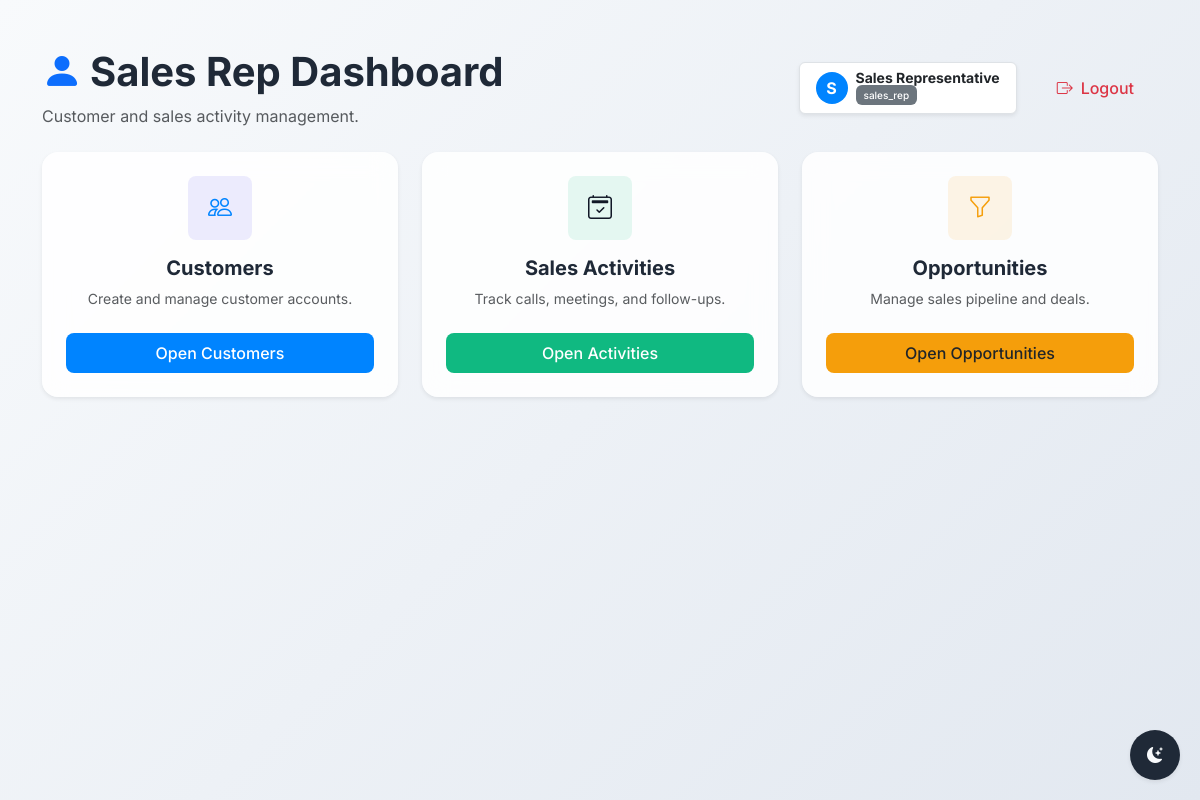
Screenshot of /sales_rep (signed in) with the database file from the repository.
### app/models/user.py (models this page shows)
class User(Base):
    __tablename__ = "users"
    id = Column(Integer, primary_key=True, index=True)
    name = Column(String, nullable=False)
    email = Column(String, unique=True, nullable=False)
    password = Column(String, nullable=False)
    role = Column(String, nullable=False)
    customers = relationship("Customer", back_populates="assigned_rep")
    sales_activities = relationship("SalesActivity",back_populates="user",cascade="all, delete-orphan")
    opportunities = relationship("Opportunity",back_populates="owner",cascade="all, delete-orphan")

### app/routes/auth.py (the view)
@router.get("/sales_rep", response_class=HTMLResponse)
def sales_rep_dashboard(request: Request,user: User = Depends(role_required(["sales_rep"]))):
    return templates.TemplateResponse(
        request=request,
        name="manager/sales_rep.html",
        context={"user": user}
    )

### app/templates/manager/sales_rep.html (shortened to what this page needs)
{% extends 'base.html' %}
{% block content %}
<div class="mb-4 d-flex justify-content-between align-items-center">
    <div>
        <h1 class="fw-bold text-theme-dark"><i class="bi bi-person-fill me-2 text-primary"></i>Sales Rep Dashboard</h1>
        <p class="text-muted mb-0">Customer and sales activity management.</p>
    </div>
    <div class="d-flex align-items-center gap-3">
        <div class="bg-white px-3 py-2 rounded shadow-sm d-flex align-items-center gap-2 border">
            <div class="avatar-circle avatar-solid-primary">
                {{ user.name[0] }}
            </div>
            <div class="lh-1">
                <span class="d-block fw-bold small text-dark">{{ user.name }}</span>
                <span class="badge bg-secondary fs-xxs">{{ user.role }}</span>
            </div>
        </div>
        <a href="/logout" class="btn btn-outline-danger px-4"><i class="bi bi-box-arrow-right me-2"></i>Logout</a>
    </div>
</div>
<div class="row g-4">
    <div class="col-md-4">
        <div class="glass-card h-100 p-4 border-0 shadow-sm text-center dashboard-nav-card">
            <div class="icon-box mx-auto mb-3 icon-box-lg bg-primary-subtle-custom">
                <i class="bi bi-people"></i>
            </div>
            <h5 class="fw-bold">Customers</h5>
            <p class="text-muted small mb-4">Create and manage customer accounts.</p>
            <a href="/customers" class="btn btn-primary w-100">Open Customers</a>
        </div>
    </div>
    <div class="col-md-4">
        <div class="glass-card h-100 p-4 border-0 shadow-sm text-center dashboard-nav-card">
            <div class="icon-box mx-auto mb-3 icon-box-lg bg-success-subtle-custom">
                <i class="bi bi-calendar2-check"></i>
            </div>
            <h5 class="fw-bold">Sales Activities</h5>
            <p class="text-muted small mb-4">Track calls, meetings, and follow-ups.</p>
            <a href="/activities" class="btn btn-success w-100">Open Activities</a>
        </div>
    </div>
    <div class="col-md-4">
        <div class="glass-card h-100 p-4 border-0 shadow-sm text-center dashboard-nav-card">
            <div class="icon-box mx-auto mb-3 icon-box-lg bg-warning-subtle-custom">
                <i class="bi bi-funnel"></i>
            </div>
            <h5 class="fw-bold">Opportunities</h5>
            <p class="text-muted small mb-4">Manage sales pipeline and deals.</p>
            <a href="/opportunities" class="btn btn-warning text-dark w-100">Open Opportunities</a>
        </div>
    </div>
</div>
{% endblock %}

### app/static/css/styles.css (style rules this page uses)
:root { --primary: #0084FF; --primary-hover: #0073E6; --secondary: #10B981; --secondary-hover: #059669; --danger: #EF4444; --danger-hover: #DC2626; --warning: #F59E0B; --warning-hover: #D97706; --dark: #1F2937; --light: #F3F4F6; --bg-color: #F8FAFC; --text-primary: #111827; --text-secondary: #6B7280; --card-bg: rgba(255, 255, 255, 0.85); --border-color: rgba(255, 255, 255, 0.3); }
body { font-family: 'Inter', sans-serif; background: linear-gradient(135deg, #F8FAFC 0%, #E2E8F0 100%); color: var(--text-primary); min-height: 100vh; }
h1, h2, h3, h4, h5, h6 { font-weight: 600; color: var(--dark); }
.glass-card { background: var(--card-bg); backdrop-filter: blur(12px); -webkit-backdrop-filter: blur(12px); border: 1px solid var(--border-color); border-radius: 16px; box-shadow: 0 10px 25px rgba(0, 0, 0, 0.05); transition: transform 0.3s ease, box-shadow 0.3s ease; }
.btn { border-radius: 8px; font-weight: 500; padding: 0.5rem 1.25rem; transition: all 0.3s ease; border: none; }
.btn-primary { background-color: var(--primary); color: white; }
.btn-success { background-color: var(--secondary); color: white; }
.btn-warning { background-color: var(--warning); color: white; }
.badge { padding: 0.5em 0.8em; border-radius: 6px; font-weight: 500; }
.icon-box { background: #E0F2FE; color: var(--primary); width: 40px; height: 40px; border-radius: 8px; display: flex; align-items: center; justify-content: center; flex-shrink: 0; }
.avatar-circle { width: 32px; height: 32px; border-radius: 50%; display: flex; align-items: center; justify-content: center; font-weight: bold; }
.avatar-solid-primary { background-color: var(--primary); color: white; }
.text-theme-dark { color: var(--dark); }
.fs-xxs { font-size: 10px; }
.icon-box-lg { width: 64px; height: 64px; font-size: 24px; border-radius: 8px; display: flex; align-items: center; justify-content: center; }
.bg-primary-subtle-custom { background-color: rgba(79, 70, 229, 0.1); color: var(--primary); }
.bg-success-subtle-custom { background-color: rgba(16, 185, 129, 0.1); color: var(--success); }
.bg-warning-subtle-custom { background-color: rgba(245, 158, 11, 0.1); color: var(--warning); }

### rows the page displays
User: name "S", name "Sales Representative", role "sales_rep"
